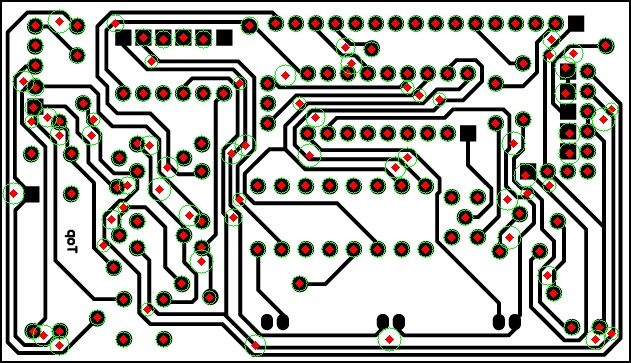
//> input picture EXTRA/test_opencv/1-Top V1.6.jpg, 631 x 363 px
$ ./img '1-Top V1.6.jpg'   (built with g++ and OpenCV 4)
//> lines starting //> are read from the running program, lines starting //| are printed output that depends on the picture; after the words box and inside, x2 and y2 are one past the last pixel; in counts of white or black regions, pixels touching at a corner belong together
#include "cv.h"
#include "highgui.h"

#include <stdio.h>

#ifndef M_PI
#define M_PI 3.14159265358979323846
#endif

//
// We need this to be high enough to get rid of things that are too small too
// have a definite shape.  Otherwise, they will end up as ellipse false positives.
//
#define MIN_AREA 100.00
//
// One way to tell if an object is an ellipse is to look at the relationship
// of its area to its dimensions.  If its actual occupied area can be estimated
// using the well-known area formula Area = PI*A*B, then it has a good chance of
// being an ellipse.
//
// This value is the maximum permissible error between actual and estimated area.
//
#define MAX_TOL  100.00

int main( int argc, char** argv )
{
    IplImage* src;
    // the first command line parameter must be file name of binary (black-n-white) image
    if( argc == 2 && (src=cvLoadImage(argv[1], 0))!= 0)
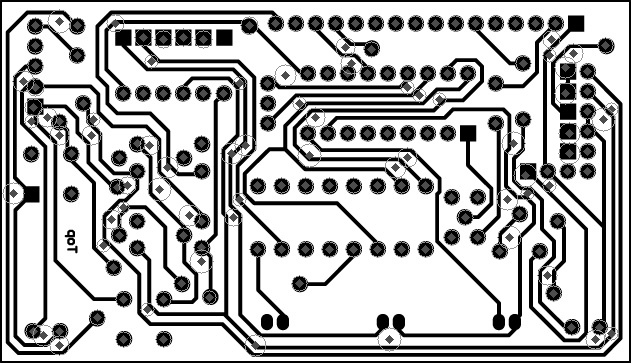
//> src: 363 rows x 631 cols, CV_8UC1; min 0, max 255, mean 177.9
    {
        IplImage* dst  = cvCreateImage( cvGetSize(src), 8, 3 );
        CvMemStorage* storage = cvCreateMemStorage(0);
        CvSeq* contour = 0;
        cvThreshold( src, src, 1, 255, CV_THRESH_BINARY );
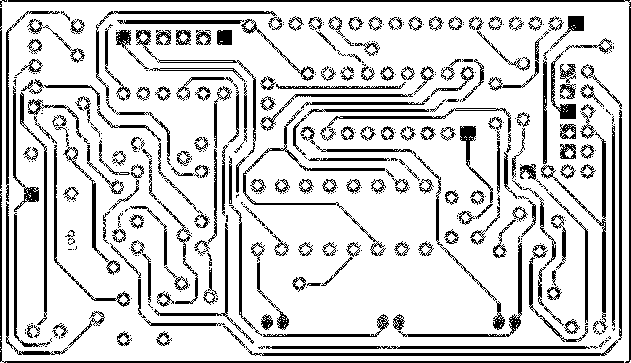
//> src: 363 rows x 631 cols, CV_8UC1; 82.2% white; 467 black regions (237 under 20 px), largest, box (x1, y1, x2, y2) and area: (8, 0, 631, 363) 1961, (0, 191, 624, 363) 1568, (246, 340, 618, 356) 1101
        //
        // Invert the image such that white is foreground, black is background.
        // Dilate to get rid of noise.
        //
        cvXorS(src, cvScalar(255, 0, 0, 0), src, NULL);
        cvDilate(src, src, NULL, 2);
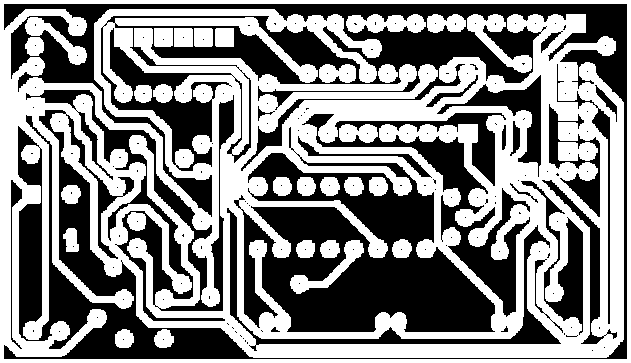
//> src: 363 rows x 631 cols, CV_8UC1; 52.8% white; 185 black regions (163 under 20 px)
        cvFindContours( src, storage, &contour, sizeof(CvContour), CV_RETR_CCOMP, CV_CHAIN_APPROX_SIMPLE, cvPoint(0,0));
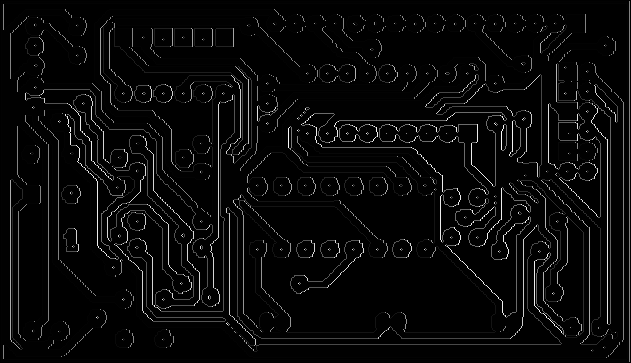
//> src: 363 rows x 631 cols, CV_8UC1; min 0, max 255, mean 9.4
//> contour = 30 contours; largest, box (x1, y1, x2, y2) and area: (1, 1, 630, 362) 226080, (467, 14, 532, 73) 1122, (346, 14, 426, 33) 1029, (290, 240, 364, 294) 904, (25, 17, 87, 65) 780
        cvZero( dst );

        for( ; contour != 0; contour = contour->h_next )
        {
            double actual_area = fabs(cvContourArea(contour, CV_WHOLE_SEQ, 0));
            if (actual_area < MIN_AREA)
                continue;

            //
            // FIXME:
            // Assuming the axes of the ellipse are vertical/perpendicular.
            //
            CvRect rect = ((CvContour *)contour)->rect;
            int A = rect.width / 2;
            int B = rect.height / 2;
            double estimated_area = M_PI * A * B;
            double error = fabs(actual_area - estimated_area);
            if (error > MAX_TOL)
                continue;
            printf
            (
                 "center x: %d y: %d A: %d B: %d\n",
                 rect.x + A,
                 rect.y + B,
                 A,
                 B
            );

            CvScalar color = CV_RGB( rand() % 255, rand() % 255, rand() % 255 );
            cvDrawContours( dst, contour, color, color, -1, CV_FILLED, 8, cvPoint(0,0));
        }
//> this loop made 30 passes
//> (actual_area, rect, A, B, estimated_area, error) on passes 1 to 12: (261.5, Rect(154, 329, 20, 19), 10, 9, 282.7, 21.24), (265.5, Rect(115, 329, 19, 19), 9, 9, 254.5, 11.03), (903.5, Rect(290, 240, 74, 54), 37, 27, 3138.5, 2235), (262.5, Rect(320, 240, 20, 18), 10, 9, 282.7, 20.24), (256, Rect(296, 240, 19, 18), 9, 9, 254.5, 1.53), (273, Rect(392, 239, 20, 19), 10, 9, 282.7, 9.74), (253.5, Rect(63, 228, 16, 24), 8, 12, 301.6, 48.09), (263, Rect(127, 212, 19, 19), 9, 9, 254.5, 8.53), (271.5, Rect(61, 185, 20, 19), 10, 9, 282.7, 11.24), (272.5, Rect(369, 177, 19, 19), 9, 9, 254.5, 18.03), (275, Rect(344, 177, 20, 19), 10, 9, 282.7, 7.74), (275, Rect(320, 177, 20, 19), 10, 9, 282.7, 7.74)
//| center x: 164 y: 338 A: 10 B: 9
//| center x: 124 y: 338 A: 9 B: 9
//| center x: 330 y: 249 A: 10 B: 9
//| center x: 305 y: 249 A: 9 B: 9
//| center x: 402 y: 248 A: 10 B: 9
//| center x: 71 y: 240 A: 8 B: 12
//| center x: 136 y: 221 A: 9 B: 9
//| center x: 71 y: 194 A: 10 B: 9
//> (output is shown up to pass 9 of 30)
//> pass 1, `cvDrawContours( dst, contour, color, color, -1, CV_FILLED, 8, cvPoint(..`:
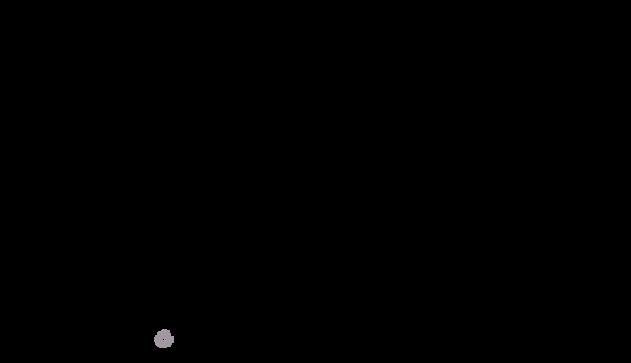
//> dst: 363 rows x 631 cols, CV_8UC3; mean B, G, R 0.2, 0.2, 0.2
//> pass 2, `cvDrawContours( dst, contour, color, color, -1, CV_FILLED, 8, cvPoint(..`:
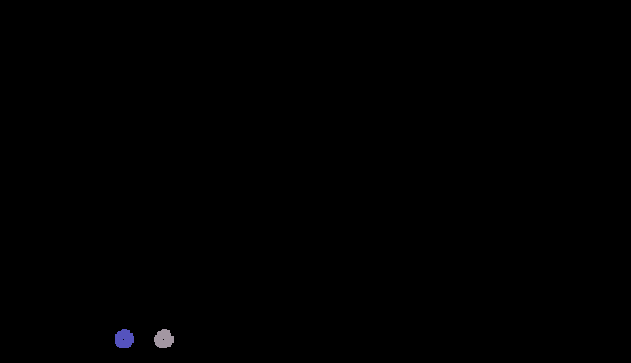
//> dst: 363 rows x 631 cols, CV_8UC3; 0.13% of pixels changed, all inside (x1, y1, x2, y2) = (115, 329, 134, 348)
//> after the loop:
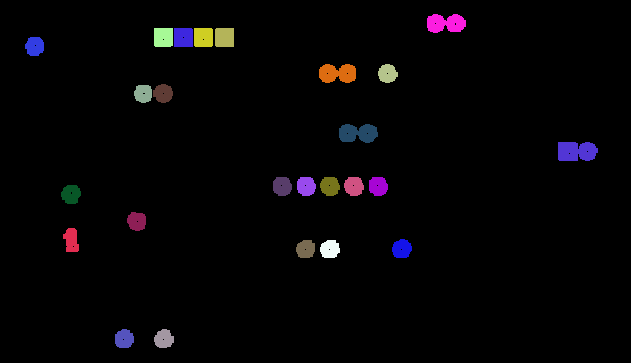
//> dst: 363 rows x 631 cols, CV_8UC3; 3.59% of pixels changed, all inside (x1, y1, x2, y2) = (25, 14, 598, 258)
//> after the loop, contour = 0 contours

        cvSaveImage("coins.png", dst, 0);
    }
}

$ run again, on EXTRA/test_opencv/1-sawanim-pcb.jpg
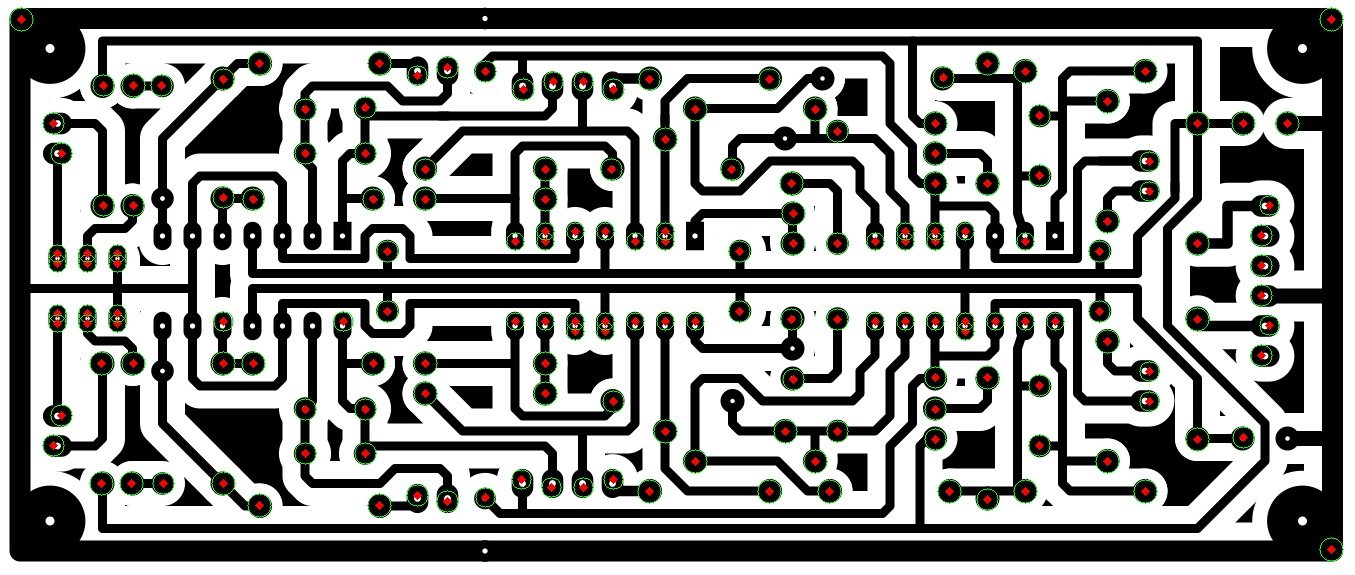
//> input picture EXTRA/test_opencv/1-sawanim-pcb.jpg, 1355 x 575 px
//> `cvDilate(src, src, NULL, 2);`:
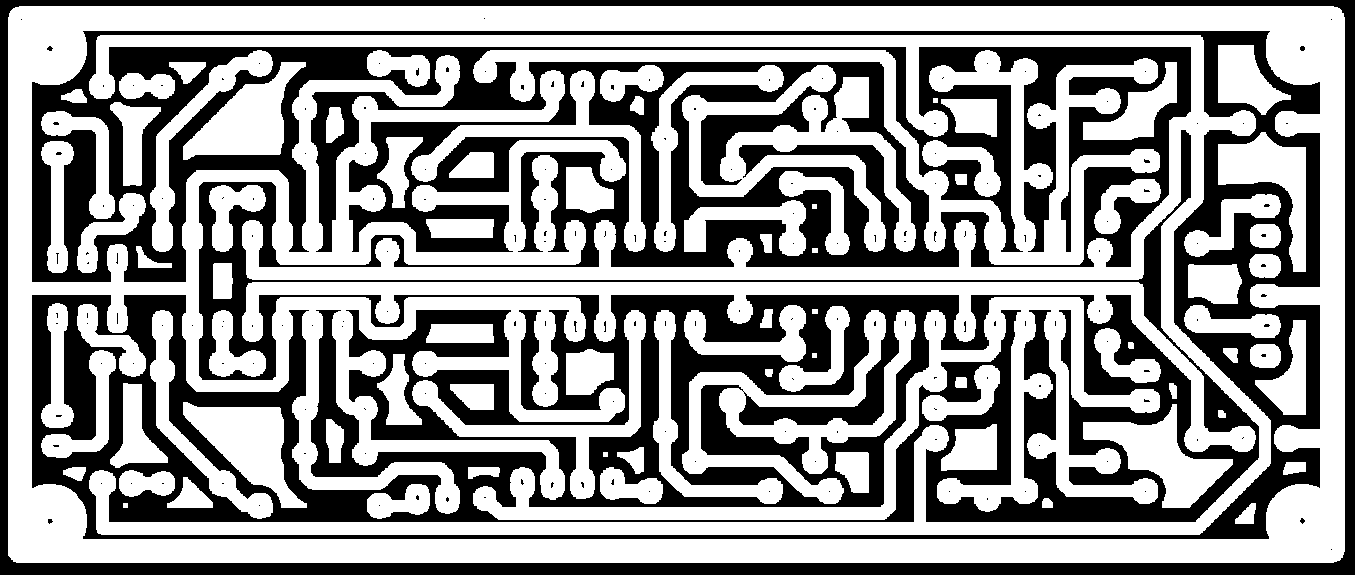
//> src: 575 rows x 1355 cols, CV_8UC1; 58% white; 186 black regions (182 under 20 px)
//> `cvFindContours( src, storage, &contour, sizeof(CvContour), CV_RETR_CCO..`: contour = 91 contours, 5 with area under 20; largest, box (x1, y1, x2, y2) and area: (8, 6, 1345, 563) 742682, (89, 35, 1271, 535) 54428, (473, 50, 1160, 265) 23434, (473, 297, 1160, 520) 23393, (242, 282, 1256, 452) 17770
//> the loop `for( ; contour != 0; contour = contour->h_next )` made 91 passes
//> (actual_area, rect, A, B, estimated_area, error) on passes 1, 4, 5, 6, 7, 8, 9, 10: (241, Rect(1235, 503, 21, 21), 10, 10, 314.2, 73.16), (1310.5, Rect(367, 484, 63, 35), 31, 17, 1655.6, 345.1), (694.5, Rect(167, 477, 46, 31), 23, 15, 1083.8, 389.3), (1088.5, Rect(119, 470, 56, 27), 28, 13, 1143.5, 55.04), (1361, Rect(600, 467, 63, 37), 31, 18, 1753, 392), (254.5, Rect(468, 467, 32, 12), 16, 6, 301.6, 47.09), (200.5, Rect(63, 467, 23, 14), 11, 7, 241.9, 41.4), (214, Rect(1283, 462, 23, 13), 11, 6, 207.3, 6.65)
//> (printed output is left out)
//> after the loop `for( ; contour != 0; contour = contour->h_next )`:
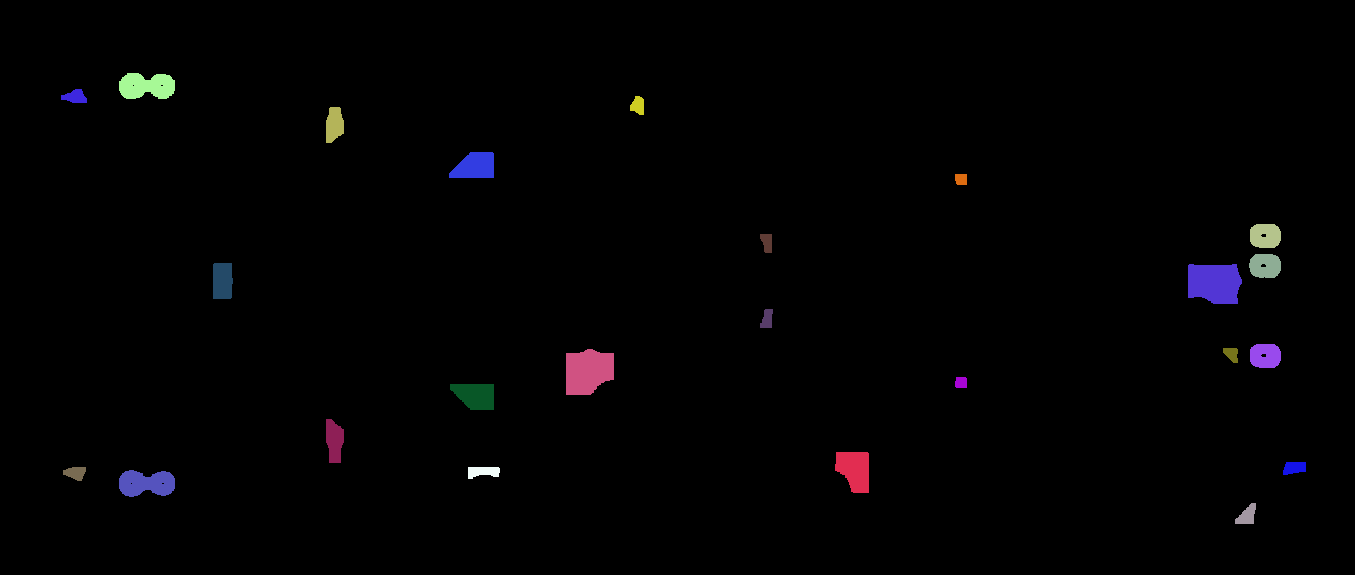
//> dst: 575 rows x 1355 cols, CV_8UC3; mean B, G, R 2.8, 2, 2.5
//> after the loop `for( ; contour != 0; contour = contour->h_next )`: contour = 0 contours
